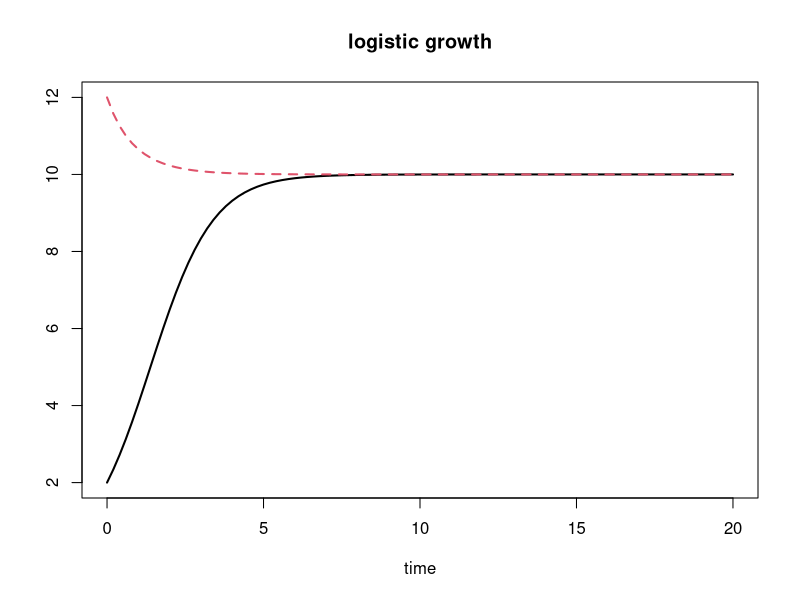

R code for this plot:
## ---- chunk 1
library(deSolve)
library(ggplot2)
## ---- chunk 2
r <- 1 ; K <- 10
 yini <- c(y = 2)
 derivs <- function(t, y, parms)
    list(r * y * (1-y/K))
 times <- seq(from = 0, to = 20, by = 0.2)
 out   <- ode(y = yini, times = times, func = derivs,
             parms = NULL)
 head(out, n = 3)
## ---- chunk 3
yini <- c(y = 12)
 out2 <- ode(y = yini, times = times, func = derivs,
             parms = NULL)
 plot(out, out2, main = "logistic growth", lwd = 2)
